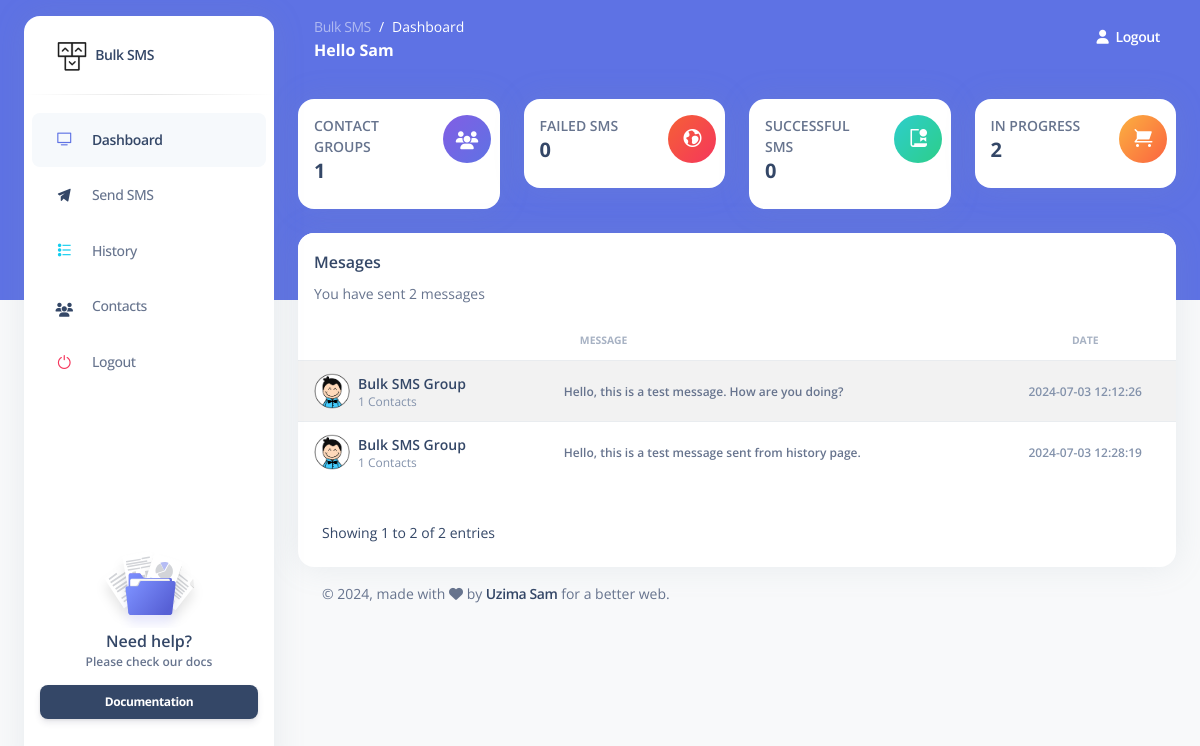
Page /dashboard/index.php (signed in) on the committed database.
### tables this page shows
CREATE TABLE `users` (
  `id` int(11) NOT NULL,
  `name` varchar(255) NOT NULL,
  `phone` varchar(200) NOT NULL,
  `password` varchar(255) NOT NULL,
  `code` int(4) NOT NULL,
  `verified_at` timestamp NULL DEFAULT NULL,
  `created_at` timestamp NOT NULL DEFAULT current_timestamp()
);

CREATE TABLE `messages` (
  `id` int(11) NOT NULL,
  `group_id` int(11) NOT NULL,
  `message` text NOT NULL,
  `status` varchar(50) NOT NULL DEFAULT 'pending',
  `created_at` timestamp NOT NULL DEFAULT current_timestamp()
);

CREATE TABLE `groups` (
  `id` int(11) NOT NULL,
  `name` varchar(255) NOT NULL,
  `status` varchar(50) NOT NULL DEFAULT 'active',
  `created_at` timestamp NOT NULL DEFAULT current_timestamp()
);

### dashboard/index.php (the view, shortened to what the rows shown need)
<?php
    $db = new Database();
    $pdo = $db->connect();
    $query = "SELECT * FROM users WHERE id = :id";
    $stmt = $pdo->prepare($query);
    $stmt->bindParam(':id', $_SESSION['user_id']);
    $stmt->execute();
    $user = $stmt->fetch(PDO::FETCH_ASSOC);
    $query = "SELECT * FROM messages";
    $stmt = $pdo->prepare($query);
    $stmt->execute();
    $messages = $stmt->fetchAll(PDO::FETCH_ASSOC);
?>
<!DOCTYPE html>
    <html lang="en">
        <head>
            <link href="../assets/css/nucleo-icons.css" rel="stylesheet" />
            <link href="../assets/css/nucleo-svg.css" rel="stylesheet" />
            <link href="../assets/css/nucleo-svg.css" rel="stylesheet" />
            <link id="pagestyle" href="../assets/css/argon-dashboard.css?v=2.0.4" rel="stylesheet" />
        </head>
        <body class="g-sidenav-show   bg-gray-100">
            <main class="main-content position-relative border-radius-lg ">
                    <nav class="navbar navbar-main navbar-expand-lg px-0 mx-4 shadow-none border-radius-xl " id="navbarBlur" data-scroll="false">
                        <div class="container-fluid py-1 px-3">
                            <nav aria-label="breadcrumb">
                                <ol class="breadcrumb bg-transparent mb-0 pb-0 pt-1 px-0 me-sm-6 me-5">
                                    <li class="breadcrumb-item text-sm"><a class="opacity-5 text-white" href="../">Bulk SMS</a></li>
                                    <li class="breadcrumb-item text-sm text-white active" aria-current="page">Dashboard</li>
                                </ol>
                                <h6 class="font-weight-bolder text-white mb-0">Hello <?php echo $user['name']; ?></h6>
                            </nav>
                        </div>
                    </nav>
                <div class="container-fluid py-4">
                    <div class="row mt-4">
                        <div class="col-lg-12 mb-lg-0 mb-4">
                            <div class="card ">
                                <div class="table-responsive">
                                    <table class="table align-items-center table-flush table-hover table-striped">
                                        <thead>
                                            <tr>
                                                <th></th>
                                                <th class="text-uppercase text-secondary text-xxs font-weight-bolder opacity-7">Message</th>
                                                <th class="text-center text-uppercase text-secondary text-xxs font-weight-bolder opacity-7">Date</th>
                                            </tr>
                                        </thead>
                                        <tbody>
                                            <?php foreach ($messages as $message) : ?>
                                                <tr>
                                                    <td>
                                                        <div class="d-flex px-2 py-1">
                                                            <div>
                                                                <img src="../assets/img/tim.png" class="avatar avatar-sm rounded-circle me-2" alt="user image">
                                                            </div>
                                                            <div class="d-flex flex-column justify-content-center">
                                                                <h6 class="mb-0 text-sm">
                                                                    <?php
                                                                        $query = "SELECT * FROM groups WHERE id = :id";
                                                                        $stmt = $pdo->prepare($query);
                                                                        $stmt->bindParam(':id', $message['group_id']);
                                                                        $stmt->execute();
                                                                        $group = $stmt->fetch(PDO::FETCH_ASSOC);
                                                                        echo $group['name'];
                                                                    ?>
                                                                </h6>
                                                                <p class="text-xs text-secondary mb-0">
                                                                    <?php
                                                                        $query = "SELECT COUNT(*) FROM recepients WHERE group_id = :group_id";
                                                                        $stmt = $pdo->prepare($query);
                                                                        $stmt->bindParam(':group_id', $message['group_id']);
                                                                        $stmt->execute();
                                                                        $contact_count = $stmt->fetchColumn();
                                                                        echo $contact_count . ' Contacts';
                                                                    ?>
                                                                </p>
                                                            </div>
                                                        </div>
                                                    </td>
                                                    <td>
                                                        <p class="text-xs font-weight-bold mb-0"><?php echo $message['message']; ?></p>
                                                    </td>
                                                    <td class="align-middle text-center">
                                                        <span class="text-secondary text-xs font-weight-bold"><?php echo $message['created_at']; ?></span>
                                                    </td>
                                                </tr>
                                            <?php endforeach; ?>
                                        </tbody>
                                    </table>
                                </div>
                            </div>
                        </div>
                    </div>
                </div>
            </main>
        </body>
    </html>

### rows in the picture
users: name "Sam"
messages: group.name "Bulk SMS Group", contact_count "1", message "Hello, this is a test message. How are you doing?", created_at "2024-07-03 12:12:26"
messages: group.name "Bulk SMS Group", contact_count "1", message "Hello, this is a test message sent from history page.", created_at "2024-07-03 12:28:19"

### other values in the picture
$group_count "1"
$failed_count "0"
$success_count "0"
$pending_count "2"
count($messages) "2"
